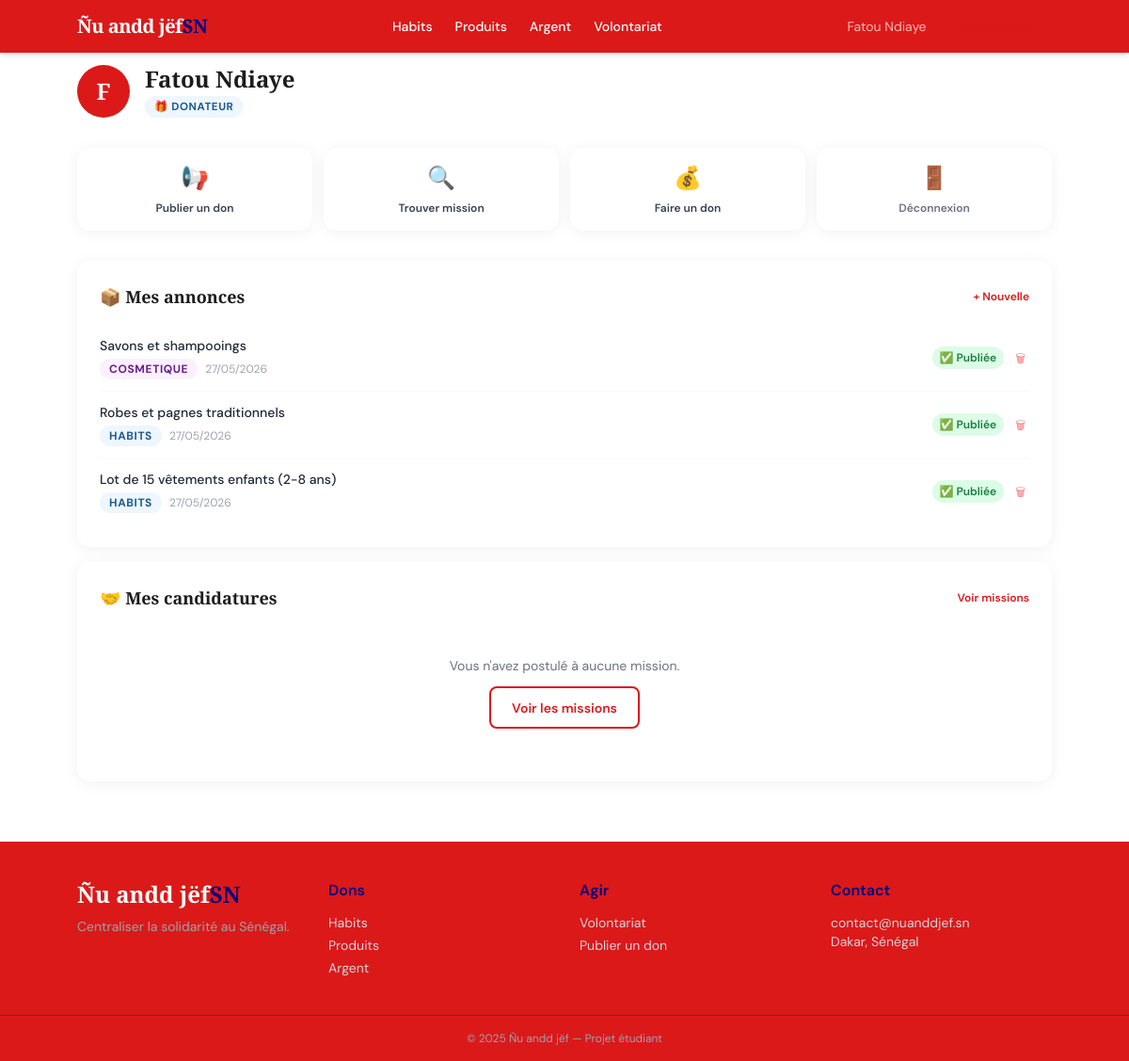
Page /auth/mon-espace (signed in) on the committed database.
### app/models/__init__.py (models this page shows, shortened)
class Utilisateur(UserMixin, db.Model):
    __tablename__ = 'utilisateurs'
    id = db.Column(db.Integer, primary_key=True)
    nom = db.Column(db.String(100), nullable=False)
    email = db.Column(db.String(150), unique=True, nullable=False)
    mot_de_passe = db.Column(db.String(256), nullable=False)
    role = db.Column(db.String(20), default='donateur')
    created_at = db.Column(db.DateTime, default=datetime.utcnow)
    annonces = db.relationship('AnnonceDon', backref='auteur', lazy=True)
    promesses = db.relationship('PromesseDon', backref='donateur', lazy=True)
    candidatures = db.relationship('Candidature', backref='benevole', lazy=True)
    def is_admin(self):
        return self.role == 'admin'

class AnnonceDon(db.Model):
    __tablename__ = 'annonces_dons'
    id = db.Column(db.Integer, primary_key=True)
    utilisateur_id = db.Column(db.Integer, db.ForeignKey('utilisateurs.id'), nullable=False)
    localisation_id = db.Column(db.Integer, db.ForeignKey('localisations.id'))
    categorie = db.Column(db.String(50), nullable=False)
    sous_categorie = db.Column(db.String(50))
    titre = db.Column(db.String(200), nullable=False)
    description = db.Column(db.Text)
    image = db.Column(db.String(255))
    statut = db.Column(db.String(20), default='en_attente')
    created_at = db.Column(db.DateTime, default=datetime.utcnow)

### app/routes/auth.py (the view)
@auth_bp.route('/mon-espace')
@login_required
def mon_espace():
    return render_template('auth/mon_espace.html')

### app/models/__init__.py (called while the page is built)
@login_manager.user_loader
def load_user(user_id):
    return Utilisateur.query.get(int(user_id))

### app/templates/auth/mon_espace.html (shortened to what this page needs)
{% extends "base.html" %}
{% block content %}
<div class="page-wrap section-gap">
  <div class="flex items-center gap-4 mb-8">
    <div class="w-14 h-14 rounded-full bg-vert flex items-center justify-center text-white font-display text-2xl font-bold shrink-0">
      {{ current_user.nom[0].upper() }}
    </div>
    <div>
      <h1 class="font-display text-xl md:text-2xl font-bold">{{ current_user.nom }}</h1>
      <span class="badge {% if current_user.role == 'admin' %}bg-yellow-100 text-yellow-800
                          {% elif current_user.role == 'benevole' %}badge-volontariat
                          {% else %}badge-habits{% endif %}">
        {% if current_user.role == 'admin' %}⚙️ Admin
        {% elif current_user.role == 'benevole' %}🤝 Bénévole
        {% else %}🎁 Donateur{% endif %}
      </span>
    </div>
  </div>
  <div class="grid grid-cols-2 md:grid-cols-4 gap-3 mb-8">
    <a href="{{ url_for('dons.creer_annonce') }}"
       class="card p-4 flex flex-col items-center text-center gap-2 hover:bg-green-50 transition-colors">
      <span class="text-2xl">📢</span>
      <span class="text-xs font-semibold text-gray-700">Publier un don</span>
    </a>
    <a href="{{ url_for('volontariat.index') }}"
       class="card p-4 flex flex-col items-center text-center gap-2 hover:bg-green-50 transition-colors">
      <span class="text-2xl">🔍</span>
      <span class="text-xs font-semibold text-gray-700">Trouver mission</span>
    </a>
    <a href="{{ url_for('dons.argent') }}"
       class="card p-4 flex flex-col items-center text-center gap-2 hover:bg-yellow-50 transition-colors">
      <span class="text-2xl">💰</span>
      <span class="text-xs font-semibold text-gray-700">Faire un don</span>
    </a>
    {% if current_user.is_admin() %}
    <a href="{{ url_for('admin.dashboard') }}"
       class="card p-4 flex flex-col items-center text-center gap-2 hover:bg-yellow-50 transition-colors">
      <span class="text-2xl">⚙️</span>
      <span class="text-xs font-semibold text-yellow-700">Admin</span>
    </a>
    {% else %}
    <a href="{{ url_for('auth.deconnexion') }}"
       class="card p-4 flex flex-col items-center text-center gap-2 hover:bg-red-50 transition-colors">
      <span class="text-2xl">🚪</span>
      <span class="text-xs font-semibold text-gray-500">Déconnexion</span>
    </a>
    {% endif %}
  </div>
  <div class="card p-5 md:p-6 mb-4">
    <div class="flex items-center justify-between mb-4">
      <h2 class="font-display text-lg font-bold">📦 Mes annonces</h2>
      <a href="{{ url_for('dons.creer_annonce') }}" class="text-xs text-vert font-semibold hover:underline">+ Nouvelle</a>
    </div>
    {% if current_user.annonces %}
      <div class="flex flex-col divide-y divide-gray-50">
        {% for annonce in current_user.annonces|sort(attribute='created_at', reverse=True) %}
        <div class="flex items-center justify-between py-3 gap-3">
          <div class="min-w-0 flex-1">
            <a href="{{ url_for('dons.detail_annonce', id=annonce.id) }}"
               class="font-medium text-sm text-gray-800 hover:text-vert line-clamp-1">
              {{ annonce.titre }}
            </a>
            <div class="flex items-center gap-2 mt-1 flex-wrap">
              <span class="badge badge-{{ annonce.categorie }} text-xs">{{ annonce.categorie }}</span>
              <span class="text-xs text-gray-400">{{ annonce.created_at.strftime('%d/%m/%Y') }}</span>
            </div>
          </div>
          <div class="flex items-center gap-2 shrink-0">
            <span class="text-xs px-2 py-1 rounded-full font-semibold
              {% if annonce.statut == 'approuve' %}bg-green-100 text-green-700
              {% elif annonce.statut == 'en_attente' %}bg-yellow-100 text-yellow-700
              {% elif annonce.statut == 'termine' %}bg-gray-100 text-gray-500
              {% else %}bg-red-100 text-red-700{% endif %}">
              {% if annonce.statut == 'approuve' %}✅ Publiée
              {% elif annonce.statut == 'en_attente' %}⏳ En attente
              {% elif annonce.statut == 'termine' %}🏁 Terminée
              {% else %}❌ Rejetée{% endif %}
            </span>
            {% if annonce.statut in ['approuve', 'en_attente'] %}
            <form method="POST" action="{{ url_for('dons.supprimer_annonce', id=annonce.id) }}"
                  onsubmit="return confirm('Supprimer cette annonce ?')">
              <button type="submit" class="text-xs text-red-400 hover:text-red-600 px-1">🗑</button>
            </form>
            {% endif %}
          </div>
        </div>
        {% endfor %}
      </div>
    {% else %}
      <div class="text-center py-8">
        <p class="text-sm text-gray-500 mb-3">Vous n'avez pas encore publié d'annonce.</p>
        <a href="{{ url_for('dons.creer_annonce') }}" class="btn-primary text-sm">Publier ma première annonce</a>
      </div>
    {% endif %}
  </div>
  <div class="card p-5 md:p-6">
    <div class="flex items-center justify-between mb-4">
      <h2 class="font-display text-lg font-bold">🤝 Mes candidatures</h2>
      <a href="{{ url_for('volontariat.index') }}" class="text-xs text-vert font-semibold hover:underline">Voir missions</a>
    </div>
    {% if current_user.candidatures %}
      <div class="flex flex-col divide-y divide-gray-50">
        {% for cand in current_user.candidatures|sort(attribute='created_at', reverse=True) %}
        <div class="flex items-center justify-between py-3 gap-3">
          <div class="min-w-0 flex-1">
            <a href="{{ url_for('volontariat.detail', mission_id=cand.mission.id) }}"
               class="font-medium text-sm text-gray-800 hover:text-vert line-clamp-1">
              {{ cand.mission.titre }}
            </a>
            <div class="text-xs text-gray-500 mt-0.5">{{ cand.mission.structure.nom }}</div>
            <div class="text-xs text-gray-400">{{ cand.created_at.strftime('%d/%m/%Y') }}</div>
          </div>
          <span class="text-xs px-2 py-1 rounded-full font-semibold shrink-0
            {% if cand.statut == 'accepte' %}bg-green-100 text-green-700
            {% elif cand.statut == 'en_attente' %}bg-yellow-100 text-yellow-700
            {% else %}bg-red-100 text-red-700{% endif %}">
            {% if cand.statut == 'accepte' %}✅ Acceptée
            {% elif cand.statut == 'en_attente' %}⏳ En attente
            {% else %}❌ Refusée{% endif %}
          </span>
        </div>
        {% endfor %}
      </div>
    {% else %}
      <div class="text-center py-8">
        <p class="text-sm text-gray-500 mb-3">Vous n'avez postulé à aucune mission.</p>
        <a href="{{ url_for('volontariat.index') }}" class="btn-outline text-sm">Voir les missions</a>
      </div>
    {% endif %}
  </div>
</div>
{% endblock %}

### app/templates/base.html (shortened to what this page needs)
<!DOCTYPE html>
<html lang="fr">
<head>
  <script src="https://cdn.tailwindcss.com"></script>
</head>
<body class="min-h-screen flex flex-col">
  <header class="bg-vert text-white shadow-md sticky top-0 z-40">
    <div class="page-wrap flex items-center justify-between h-14">
      <a href="{{ url_for('main.index') }}" class="font-display text-xl font-bold tracking-tight">
        Ñu andd jëf<span class="text-or">SN</span>
      </a>
      <nav class="hidden md:flex items-center gap-6 text-sm font-medium">
        <a href="{{ url_for('dons.habits') }}"      class="nav-link"> Habits</a>
        <a href="{{ url_for('dons.produits') }}"    class="nav-link"> Produits</a>
        <a href="{{ url_for('dons.argent') }}"      class="nav-link"> Argent</a>
        <a href="{{ url_for('volontariat.index') }}" class="nav-link"> Volontariat</a>
      </nav>
      <div class="hidden md:flex items-center gap-3 text-sm">
        {% if current_user.is_authenticated %}
          <span class="text-white/70">{{ current_user.nom }}</span>
          <a href="{{ url_for('auth.deconnexion') }}" class="btn-outline" style="padding:.4rem 1rem; font-size:.85rem;">Déconnexion</a>
        {% else %}
          <a href="{{ url_for('auth.login') }}"       class="nav-link">Connexion</a>
          <a href="{{ url_for('auth.inscription') }}" class="btn-or" style="padding:.5rem 1.1rem; font-size:.9rem;">S'inscrire</a>
        {% endif %}
      </div>
    </div>
  </header>
  <main class="flex-1">
    {% block content %}{% endblock %}
  </main>
  <footer class="bg-vert text-white mt-16 hidden md:block">
    <div class="page-wrap py-10 grid grid-cols-2 md:grid-cols-4 gap-8">
      <div>
        <div class="font-display text-2xl font-bold mb-2">Ñu andd jëf<span class="text-or">SN</span></div>
        <p class="text-gray-400 text-sm">Centraliser la solidarité au Sénégal.</p>
      </div>
      <div>
        <h4 class="font-semibold mb-3 text-or">Dons</h4>
        <ul class="space-y-1 text-sm text-gray-300">
          <li><a href="{{ url_for('dons.habits') }}"   class="hover:text-white">Habits</a></li>
          <li><a href="{{ url_for('dons.produits') }}" class="hover:text-white">Produits</a></li>
          <li><a href="{{ url_for('dons.argent') }}"   class="hover:text-white">Argent</a></li>
        </ul>
      </div>
      <div>
        <h4 class="font-semibold mb-3 text-or">Agir</h4>
        <ul class="space-y-1 text-sm text-gray-300">
          <li><a href="{{ url_for('volontariat.index') }}"  class="hover:text-white">Volontariat</a></li>
          <li><a href="{{ url_for('dons.creer_annonce') }}" class="hover:text-white">Publier un don</a></li>
        </ul>
      </div>
      <div>
        <h4 class="font-semibold mb-3 text-or">Contact</h4>
        <p class="text-sm text-gray-300">contact@nuanddjef.sn</p>
        <p class="text-sm text-gray-300">Dakar, Sénégal</p>
      </div>
    </div>
    <div class="border-t border-gray-700 text-center py-4 text-xs text-gray-400">
      © 2025 Ñu andd jëf — Projet étudiant
    </div>
  </footer>
</body>
</html>

### app/templates/base.html (style rules this page uses)
:root { --or: rgb(0, 0, 128); --vert: rgb(219, 25, 25); --rouge: #C0392B; --creme: #ffffff; --texte: #1C1C1C; }
*, *::before, *::after { box-sizing: border-box; }
html { scroll-behavior: smooth; }
body { font-family: 'DM Sans', sans-serif; background: var(--creme); color: var(--texte); -webkit-text-size-adjust: 100%; }
.font-display { font-family: 'Playfair Display', serif; }
.bg-vert { background-color: var(--vert); }
.text-or { color: var(--or); }
.text-vert { color: var(--vert); }
.btn-outline { border: 2px solid var(--vert); color: var(--vert); padding: .65rem 1.4rem; border-radius: 8px; font-weight: 600; transition: all .2s; display: inline-flex; align-items: center; justify-content: center; text-decoration: none; min-height: 44px; background: transparent; cursor: pointer; font-size: 1rem; }
.card { background: white; border-radius: 14px; box-shadow: 0 2px 16px rgba(0,0,0,.06); transition: transform .2s, box-shadow .2s; overflow: hidden; }
.badge { display: inline-block; padding: 3px 10px; border-radius: 999px; font-size: .72rem; font-weight: 700; letter-spacing: .05em; text-transform: uppercase; }
.badge-habits { background: #EEF6FF; color: #1D5A8E; }
.badge-cosmetique { background: #FBF0FF; color: #6A1F8A; }
.nav-link { transition: color .15s; min-height: 44px; display: flex; align-items: center; }
.page-wrap { max-width: 1100px; margin: 0 auto; padding: 0 1rem; }
.section-gap { padding-top: 2.5rem; padding-bottom: 2.5rem; }
@media (min-width: 768px) { .section-gap { padding-top: 4rem; padding-bottom: 4rem; } }
@media (min-width: 768px) { .page-wrap { padding: 0 2rem; } }

### rows in the picture
Utilisateur: nom "Fatou Ndiaye", nom "F"
AnnonceDon: titre "Savons et shampooings", categorie "COSMETIQUE", created_at "27/05/2026", statut "✅ Publiée"
AnnonceDon: titre "Robes et pagnes traditionnels", categorie "HABITS", created_at "27/05/2026", statut "✅ Publiée"
AnnonceDon: titre "Lot de 15 vêtements enfants (2-8 ans)", categorie "HABITS", created_at "27/05/2026", statut "✅ Publiée"
